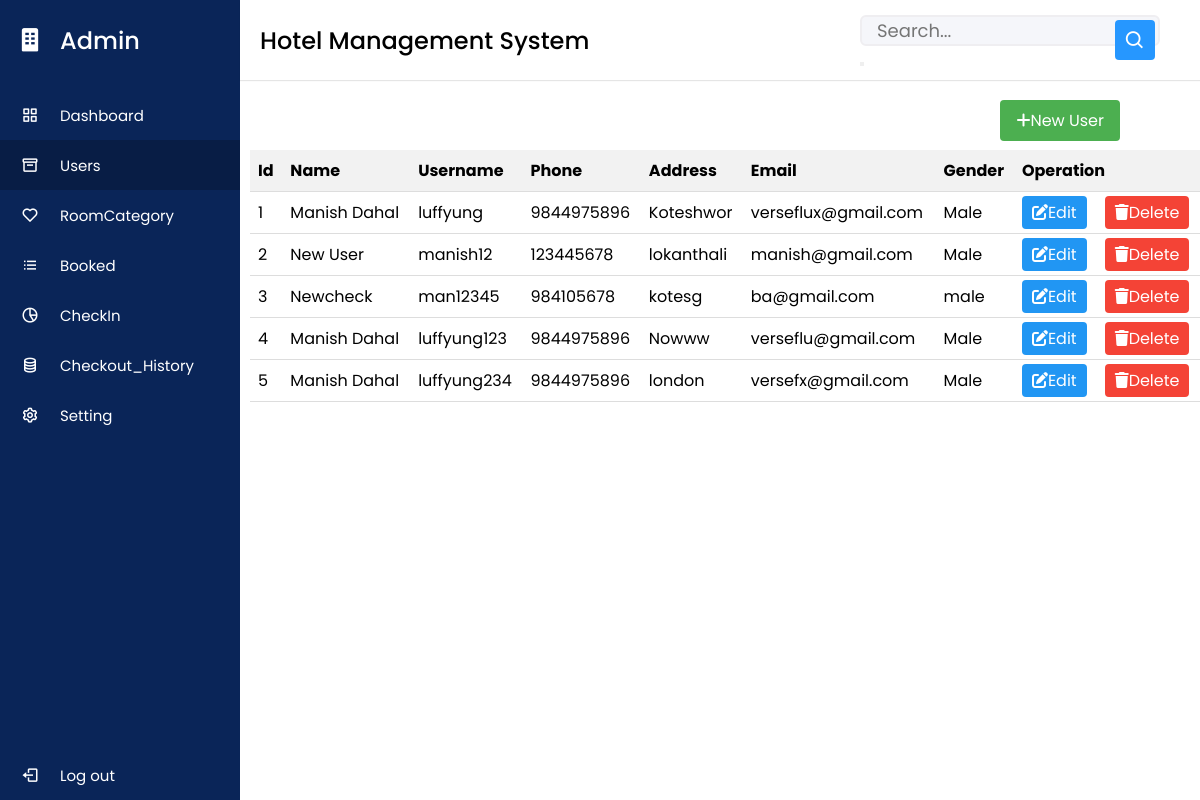
The app's page /admin/users.php (signed in) with its own data.
### tables this page shows
CREATE TABLE `users` (
  `user_id` int(11) NOT NULL,
  `name` varchar(50) NOT NULL,
  `username` varchar(50) NOT NULL,
  `email` varchar(50) NOT NULL,
  `phone` varchar(10) NOT NULL,
  `password` varchar(20) NOT NULL,
  `address` varchar(255) NOT NULL,
  `gender` varchar(55) NOT NULL
);

### admin/users.php (the view, shortened to what this page needs)
<?php
include 'dashboard.php';
$keyword = isset($_GET['search']) ? $_GET['search'] : '';
$users = [];
try {
    $conn = new mysqli('localhost', 'root', '', 'ho_tel');
    $sql_users = "SELECT * FROM users WHERE name LIKE '%$keyword%' OR username LIKE '%$keyword%' OR phone LIKE '%$keyword%' OR address LIKE '%$keyword%' OR email LIKE '%$keyword%' OR gender LIKE '%$keyword%'";
    $res_users = $conn->query($sql_users);
    if ($res_users->num_rows > 0) {
        while ($a = $res_users->fetch_assoc()) {
            array_push($users, $a);
        }
    }
} catch (Exception $e) {
    die('Database Error : ' . $e->getMessage());
}
?>
<div class="reg_user">
        <div class="user">
        <a href="add_user.php" class="new-user-btn"><i class="fa fa-plus"></i>New User</a>
        <table >
			<thead>
			<tr>
                    <th>Id</th>
                    <th>Name</th>
                    <th>Username</th>
                    <th>Phone</th>
                    <th>Address</th>
                    <th>Email</th>
                    <th>Gender</th>
                    <th colspan="3">Operation</th>
                </tr>
                <?php for ($i = 0; $i < count($users); $i++) { ?>
                    <tr>
                        <td><?php echo $i + 1 ?></td>
                        <td><?php echo $users[$i]['name'] ?></td>
                        <td><?php echo $users[$i]['username'] ?></td>
                        <td><?php echo $users[$i]['phone'] ?></td>
                        <td><?php echo $users[$i]['address'] ?></td>
                        <td><?php echo $users[$i]['email'] ?></td>
                        <td><?php echo $users[$i]['gender'] ?></td>
                        <td>
                            <a class="operation-btn edit " href="update_user.php?user_id=<?php echo $users[$i]['user_id'] ?>"><i class="fa-solid fa-pen-to-square"></i>Edit</a>
                        </td>
                        <td>
                            <a class="operation-btn delete" href="usersettingdel.php?user_id=<?php echo $users[$i]['user_id'] ?>" onclick="return confirm('Are you sure?')"><i class="fa-solid fa-trash"></i>Delete</a>
                        </td>
                    </tr>
                <?php } ?>
		</table>
        </div>
		</div>

### admin/dashboard.php (style rules this page uses)
* { margin: 0; padding: 0; box-sizing: border-box; font-family: 'Poppins', sans-serif; }

### admin/users.php (style rules this page uses)
.reg_user { height: 700px; }
.user { display: flex; justify-content: center; }
.user table { margin-top: 150px; width: 1200px; }
table { width: 100%; border-collapse: collapse; margin-left: 250px; }
th, td { padding: 8px; text-align: left; border-bottom: 1px solid #ddd; }
th { background-color: #f2f2f2; font-weight: bold; }
.operation-btn { padding: 5px 10px; border: none; background-color: #4CAF50; color: white; cursor: pointer; border-radius: 4px; text-decoration: none; }
.operation-btn.edit { background-color: #2196F3; }
.operation-btn.delete { background-color: #f44336; }
.new-user-btn { position: absolute; top: 0; right: 0; margin: 80px; padding: 8px 16px; background-color: #4CAF50; color: white; border: none; border-radius: 4px; cursor: pointer; margin-top:100px; text-decoration: none; }

### records on screen
users: name "Manish Dahal", username "luffyung", phone "9844975896", address "Koteshwor", email "verseflux@gmail.com", gender "Male"
users: name "New User", username "manish12", phone "123445678", address "lokanthali", email "manish@gmail.com", gender "Male"
users: name "Newcheck", username "man12345", phone "984105678", address "kotesg", email "ba@gmail.com", gender "male"
users: name "Manish Dahal", username "luffyung123", phone "9844975896", address "Nowww", email "verseflu@gmail.com", gender "Male"
users: name "Manish Dahal", username "luffyung234", phone "9844975896", address "london", email "versefx@gmail.com", gender "Male"
